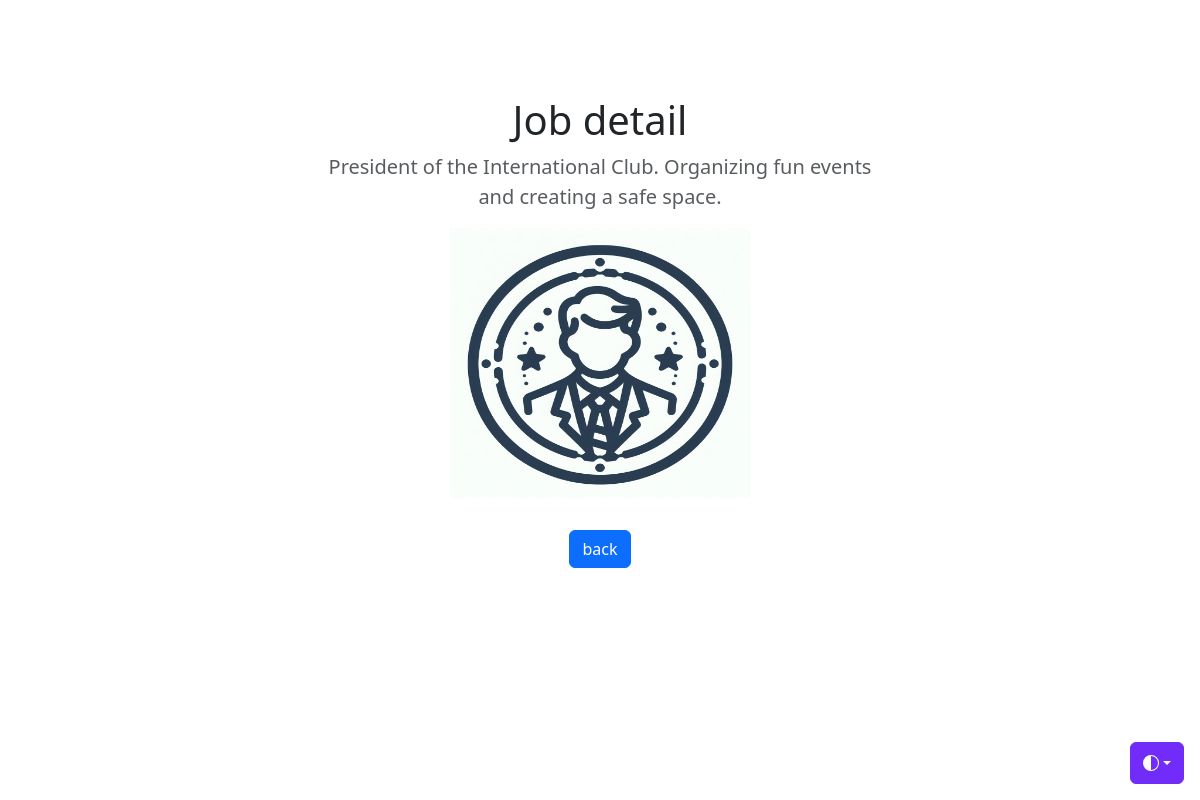
The app's page /jobs/2 with its own data.
### jobs/models.py (models this page shows, shortened)
class Job(models.Model):
    image = models.ImageField(upload_to='images/')
    """
    this code allows us to set the summary of the post, charField makes a textbox more or less and we are allowing the max lenght to be 200 characters.
    """
    summary = models.CharField(max_length=200)

### jobs/views.py (the view)
# urls.py: path('jobs/<int:job_id>', jobs.views.detail, name='detail'),
def detail(request, job_id):
    job_detail = get_object_or_404(Job, pk=job_id)
    return render(request, 'jobs/detail.html', {'job': job_detail})

### jobs/templates/jobs/detail.html (shortened to what this page needs)
<!doctype html>
<html lang="en" data-bs-theme="auto">
{% load static %}
  <head><script src="/docs/5.3/assets/js/color-modes.js"></script>
    <link rel="stylesheet" href="https://cdn.jsdelivr.net/npm/@docsearch/css@3">
    <link href="https://cdn.jsdelivr.net/npm/bootstrap@5.3.2/dist/css/bootstrap.min.css" rel="stylesheet">
  </head>
  <body>
    <div class="dropdown position-fixed bottom-0 end-0 mb-3 me-3 bd-mode-toggle">
      <button class="btn btn-bd-primary py-2 dropdown-toggle d-flex align-items-center"
              id="bd-theme"
              type="button"
              aria-expanded="false"
              data-bs-toggle="dropdown"
              aria-label="Toggle theme (auto)">
        <svg class="bi my-1 theme-icon-active" width="1em" height="1em"><use href="#circle-half"></use></svg>
      </button>
    </div>
<main>
  <section class="py-5 text-center container">
    <div class="row py-lg-5">
      <div class="col-lg-6 col-md-8 mx-auto">
        <h1 class="fw-light"><b>Job detail</b></h1>
        <p class="lead text-body-secondary">{{ job.summary }}</p>
        <img height="270px" width="300px" src="{{ job.image.url}}"></img>
        <br>
        <br>
        <a href="{% url 'home' %}" style="margin-top: 35px;" class="btn btn-primary my-2">back</a>
      </div>
    </div>
  </section>
</main>
    </body>
</html>

### jobs/templates/jobs/detail.html (style rules this page uses)
.bi { vertical-align: -.125em; fill: currentColor; }
.btn-bd-primary { --bd-violet-bg: #712cf9; --bd-violet-rgb: 112.520718, 44.062154, 249.437846; --bs-btn-font-weight: 600; --bs-btn-color: var(--bs-white); --bs-btn-bg: var(--bd-violet-bg); --bs-btn-border-color: var(--bd-violet-bg); --bs-btn-hover-color: var(--bs-white); --bs-btn-hover-bg: #6528e0; --bs-btn-hover-border-color: #6528e0; --bs-btn-focus-shadow-rgb: var(--bd-violet-rgb); --bs-btn-active-color: var(--bs-btn-hover-color); --bs-btn-active-bg: #5a23c8; --bs-btn-active-border-color: #5a23c8; }
.bd-mode-toggle { z-index: 1500; }

### records on screen
Job: summary "President of the International Club. Organizing fun events and creating a safe space.", image (picture)
